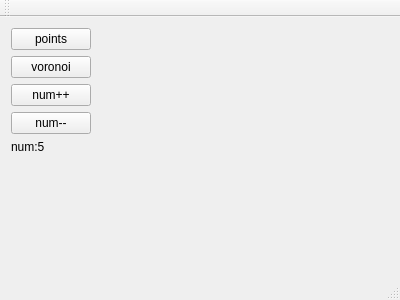
<?xml version="1.0" encoding="UTF-8"?>
<ui version="4.0">
 <class>MainWindow</class>
 <widget class="QMainWindow" name="MainWindow">
  <property name="geometry">
   <rect>
    <x>0</x>
    <y>0</y>
    <width>400</width>
    <height>300</height>
   </rect>
  </property>
  <property name="windowTitle">
   <string>MainWindow</string>
  </property>
  <widget class="QWidget" name="centralWidget">
   <layout class="QFormLayout" name="formLayout">
    <item row="0" column="0">
     <layout class="QHBoxLayout" name="horizontalLayout">
      <item>
       <layout class="QVBoxLayout" name="verticalLayout">
        <item>
         <widget class="QPushButton" name="setPoints">
          <property name="text">
           <string>points</string>
          </property>
         </widget>
        </item>
        <item>
         <widget class="QPushButton" name="voronoi">
          <property name="text">
           <string>voronoi</string>
          </property>
         </widget>
        </item>
        <item>
         <widget class="QPushButton" name="inc">
          <property name="text">
           <string>num++</string>
          </property>
         </widget>
        </item>
        <item>
         <widget class="QPushButton" name="dec">
          <property name="text">
           <string>num--</string>
          </property>
         </widget>
        </item>
        <item>
         <widget class="QLabel" name="label_2">
          <property name="text">
           <string>num:5</string>
          </property>
         </widget>
        </item>
       </layout>
      </item>
      <item>
       <widget class="ImageLabel" name="label">
        <property name="text">
         <string/>
        </property>
       </widget>
      </item>
     </layout>
    </item>
   </layout>
  </widget>
  <widget class="QMenuBar" name="menuBar">
   <property name="geometry">
    <rect>
     <x>0</x>
     <y>0</y>
     <width>400</width>
     <height>22</height>
    </rect>
   </property>
  </widget>
  <widget class="QToolBar" name="mainToolBar">
   <attribute name="toolBarArea">
    <enum>TopToolBarArea</enum>
   </attribute>
   <attribute name="toolBarBreak">
    <bool>false</bool>
   </attribute>
  </widget>
  <widget class="QStatusBar" name="statusBar"/>
 </widget>
 <layoutdefault spacing="6" margin="11"/>
 <customwidgets>
  <customwidget>
   <class>ImageLabel</class>
   <extends>QLabel</extends>
   <header>imagelabel.h</header>
  </customwidget>
 </customwidgets>
 <resources/>
 <connections/>
</ui>
